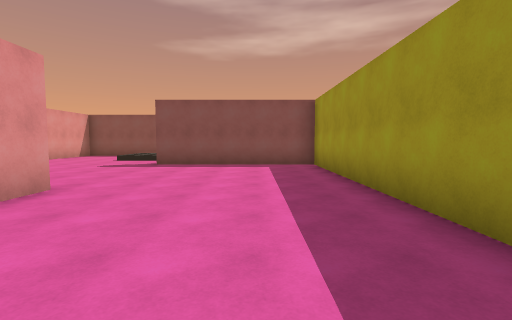
view 1 (above)

24 first-person views from a walk through a Unity game level. The camera is 1.5 m above the floor, tilts 4° down and sees 85° across. The floor is counted in squares, 2 m on a side. Each view is taken from the middle of a square. On the plan, view 1 faces up. The plan holds only what a view shows up to about 10 squares ahead; the rest is blank. The place goes on beyond the plan. The player character is not drawn. Some animated figures are not drawn. Some surface patterns are stand-ins.

view 2
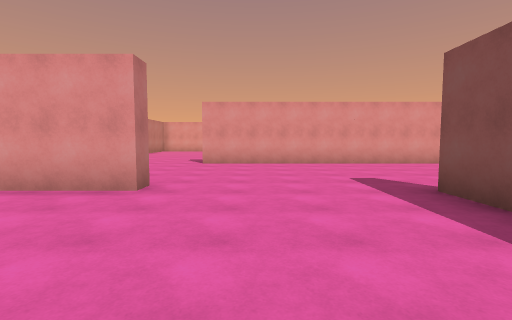

view 3
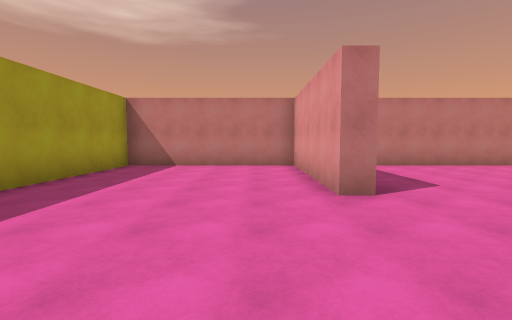

view 4
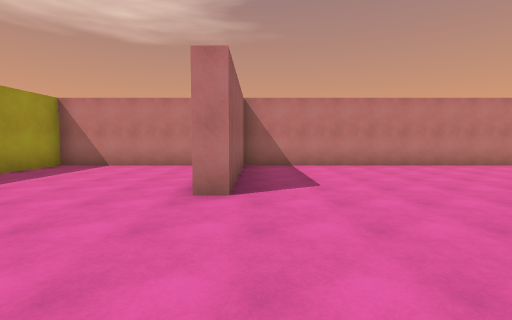

view 5
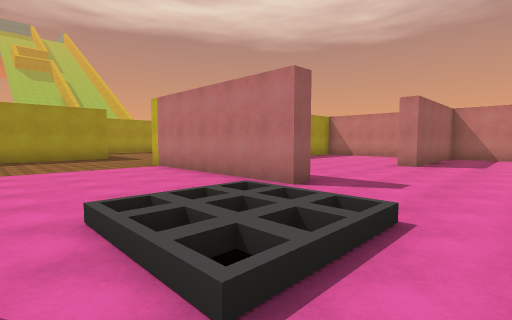

view 6
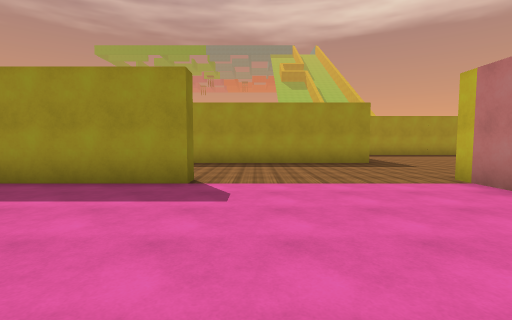

view 7
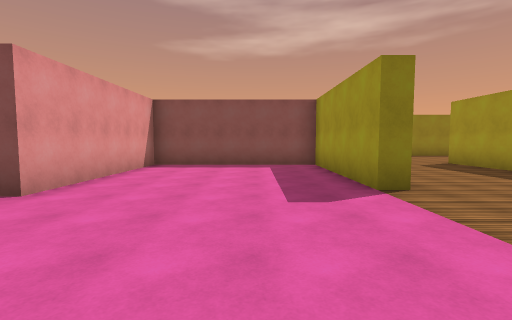

view 8
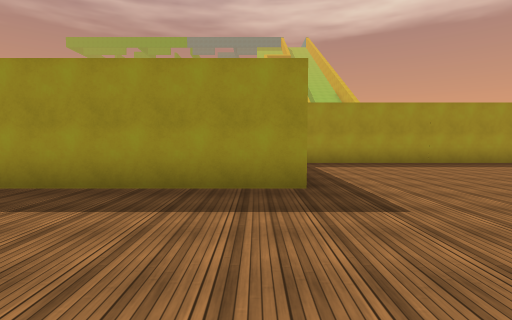

view 9
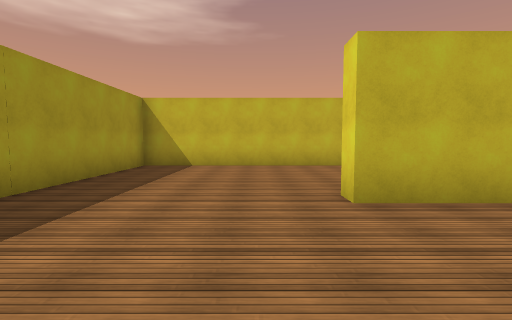

view 10
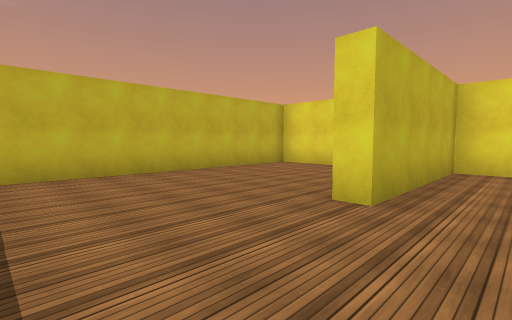

view 11
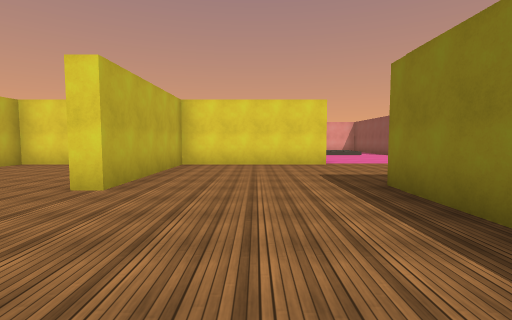

view 12
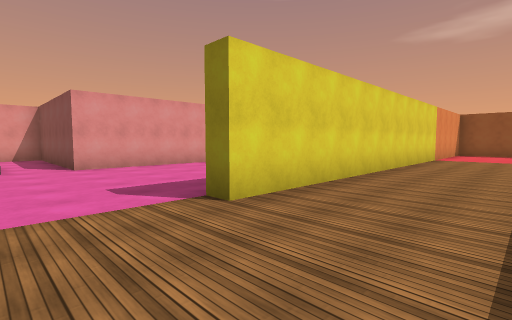

view 13
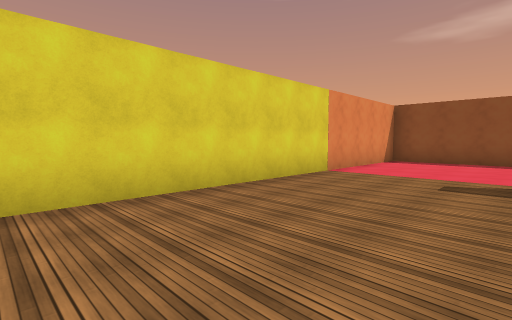

view 14
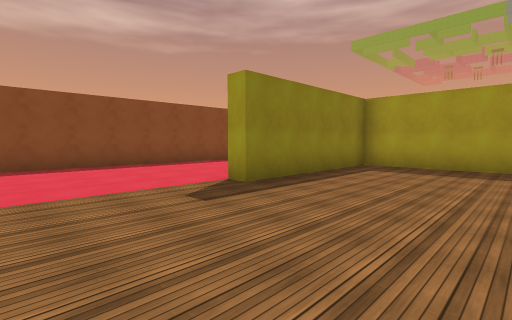

view 15
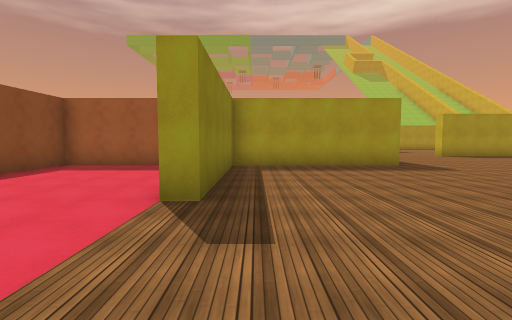

view 16
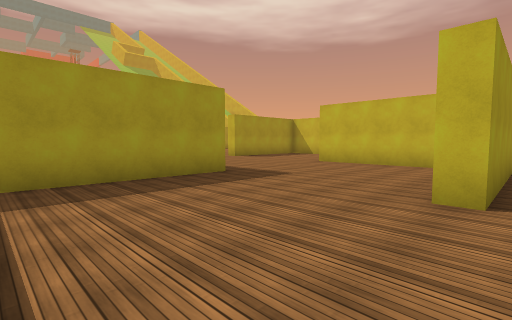

view 17
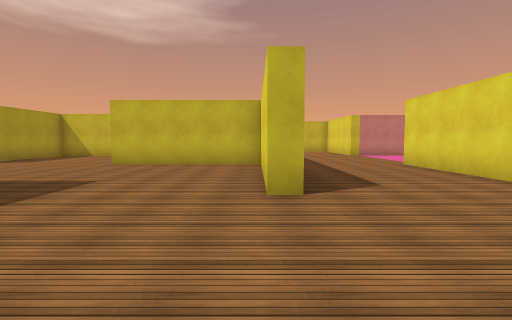

view 18
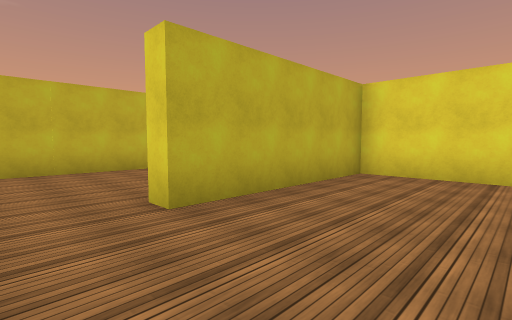

view 19
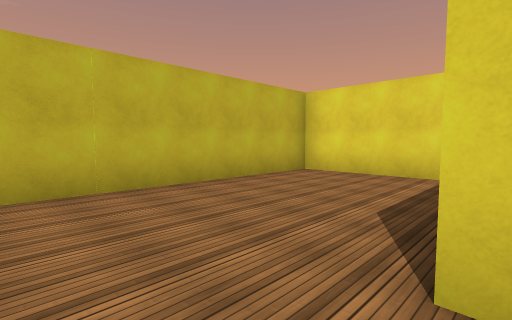

view 20
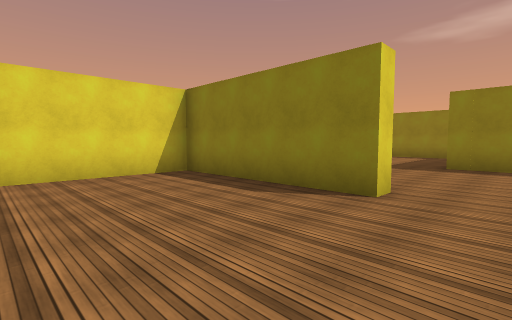

view 21
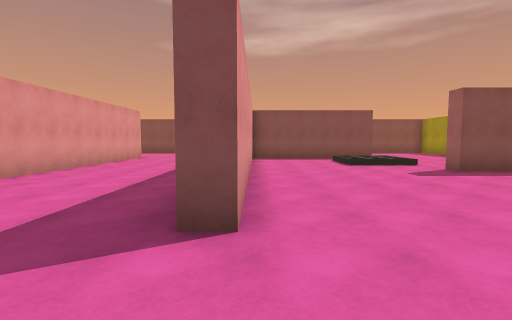

view 22
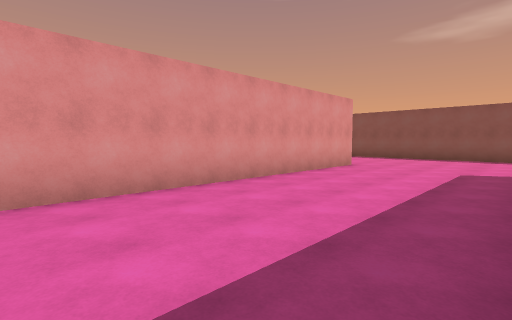

view 23
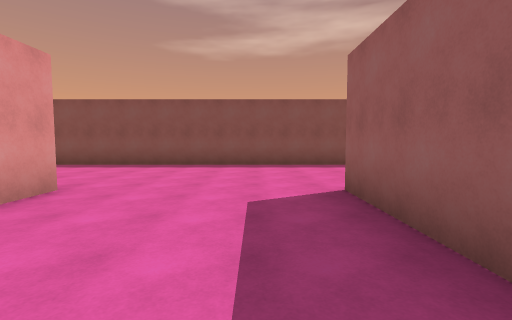

view 24
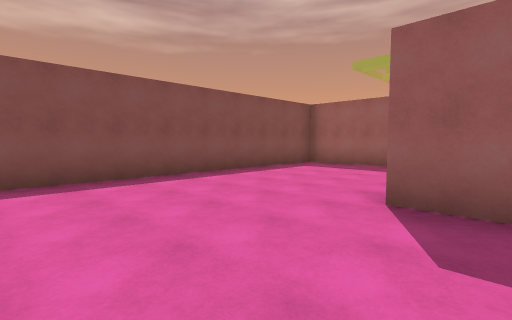

### Floor plan
Points are (right, up) in squares from view 1. A wall is a line through its corners. A room is listed if a view was taken in it or the views show most of it. See-through windows are left out.
Room 1 (views 1, 2, 3, 4, 5, 6, 7, 8, 9, 10, 11, 12, 13, 14, 15, 16, 17, 18, 19, 21, 22, 23, 24)
walls: (-3.6, 16) (-3.6, 18.6) (-13.5, 18.6); (-8.1, 13.1) (-8.1, 4.2) (-8.8, 4.2); (-8.6, 11.4) (-8.6, 14.2); (8.8, 9.2) (6.3, 9.2) (6.3, 19.2) (6.8, 19.2) (6.8, 14.2) (11.5, 14.2) (11.5, 13.7); (2.3, 1.8) (2.3, -0.3) (11.4, -0.3) (11.4, 8.4); (-3.6, 0) (-3.6, 4.2) (-3.1, 4.2) (-3.1, -0.3) (1.8, -0.3) (1.8, 8.7) (-3.1, 8.7) (-3.1, 9.2) (2.3, 9.2) (2.3, 4.7) (6.8, 4.7) (6.8, 4.1); (-13, 14.2) (-13, 6.1); (12.8, 18.6) (11.4, 18.6) (11.4, 23.7) (6.3, 23.7) (6.3, 24.2); (-11.6, -0.3) (-3.6, -0.3); (11.4, 25.9) (11.4, 28.7) (2.3, 28.7) (2.3, 14.2) (1.8, 14.2) (1.8, 18.6) (-3.1, 18.6) (-3.1, 13.7) (-7.5, 13.7)
ways out: opening at (12.5, 14) to room 2
Room 2 (view 20)
walls: (11.5, 13.7) (6.8, 13.7) (6.8, 9.7) (12.9, 9.7)
ways out: opening at (12.5, 14) to room 1

Positions as (right, up) in squares from view 1, and headings:
1: (0, 0), facing up
2: (1, 6), facing left
3: (-2, 8), facing down
4: (-4, 8), facing down
5: (-6, 13), facing down-right
6: (-3, 13), facing right
7: (0, 10), facing up
8: (2, 10), facing right
9: (8, 8), facing down
10: (10, 6), facing down-left
11: (11, 7), facing left
12: (5, 12), facing up-left
13: (6, 18), facing up-left
14: (3, 20), facing up-right
15: (3, 23), facing right
16: (6, 23), facing down-right
17: (7, 23), facing down
18: (13, 17), facing down-left
19: (13, 14), facing down-left
20: (13, 10), facing up-left
21: (-8, 2), facing up
22: (-9, 6), facing up-left
23: (-10, 10), facing up
24: (-12, 13), facing up-right
